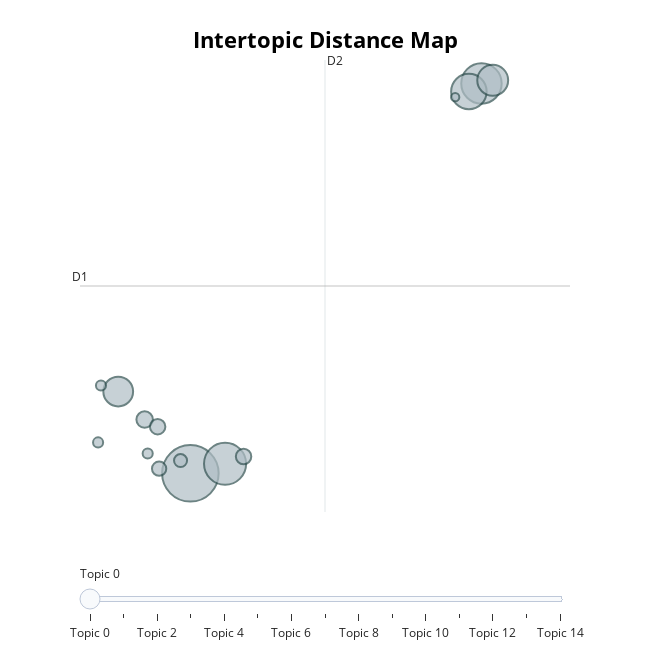

Notebook code for this chart:
### Code cell
try:
    topic_model.visualize_topics()
except Exception as e:
    print(f"An error occurred during visualization: {e}")

topic_model.visualize_topics()

### Figure 1 — Plotly figure (JSON) as saved in the notebook; plotly's stock layout.template omitted (floating-point values rounded to 4 significant figures)
{"data": [{"customdata": [[0, "ai | request | the | research | language", 94], [1, "we | ml | issues | models | gpu", 52], [2, "network | the | neural | gan | deep", 48], [3, "dataset | images | datasets | videos | music", 37], [4, "autowebp | pytorch | x200b | formatpng | rudalle", 28], [5, "week | openreviewnetforum | review | papers | reviews", 26], [6, "score | clusters | anomaly | unsupervised | silhouette", 8], [7, "phd | salary | ml | experience | years", 7], [8, "disease | heart | home | results | run", 7], [9, "song | code | source | method | second", 6], [10, "transplant | patients | causal | group | causality", 5], [11, "thread | questions | instead | post | encourage", 3], [12, "water | nonmonsoon | months | monsoon | missing", 3], [13, "wwwisomorphiclabscomblog | twittercomdemishassabisstatus1456283985554939907 | s20 | even | insider", 3], [14, "domain | adaption | svms | and | minimise", 2]], "hovertemplate": "<b>Topic %{customdata[0]}</b><br>%{customdata[1]}<br>Size: %{customdata[2]}", "legendgroup": "", "marker": {"color": "#B0BEC5", "line": {"color": "DarkSlateGrey", "width": 2}, "size": [94, 52, 48, 37, 28, 26, 8, 7, 7, 6, 5, 3, 3, 3, 2], "sizemode": "area", "sizeref": 0.05875, "symbol": "circle"}, "mode": "markers", "name": "", "orientation": "v", "showlegend": false, "type": "scatter", "x": [3.233, 3.76, 7.654, 7.463, 7.825, 2.138, 2.539, 4.041, 2.736, 2.759, 3.084, 1.876, 1.832, 2.585, 7.255], "xaxis": "x", "y": [-12.98, -12.5, 6.66, 6.253, 6.817, -8.863, -10.27, -12.14, -10.63, -12.75, -12.34, -8.556, -11.43, -11.99, 5.969], "yaxis": "y"}], "layout": {"annotations": [{"showarrow": false, "text": "D1", "x": 1.557, "y": -3.546, "yshift": 10}, {"showarrow": false, "text": "D2", "x": 5.278, "xshift": 10, "y": 7.84}], "height": 650, "hoverlabel": {"bgcolor": "white", "font": {"family": "Rockwell", "size": 16}}, "legend": {"itemsizing": "constant", "tracegroupgap": 0}, "margin": {"t": 60}, "shapes": [{"line": {"color": "#CFD8DC", "width": 2}, "type": "line", "x0": 5.278, "x1": 5.278, "y0": -14.93, "y1": 7.84}, {"line": {"color": "#9E9E9E", "width": 2}, "type": "line", "x0": 1.557, "x1": 8.999, "y0": -3.546, "y1": -3.546}], "sliders": [{"active": 0, "pad": {"t": 50}, "steps": [{"args": [{"marker.color": [["red", "#B0BEC5", "#B0BEC5", "#B0BEC5", "#B0BEC5", "#B0BEC5", "#B0BEC5", "#B0BEC5", "#B0BEC5", "#B0BEC5", "#B0BEC5", "#B0BEC5", "#B0BEC5", "#B0BEC5", "#B0BEC5"]]}], "label": "Topic 0", "method": "update"}, {"args": [{"marker.color": [["#B0BEC5", "red", "#B0BEC5", "#B0BEC5", "#B0BEC5", "#B0BEC5", "#B0BEC5", "#B0BEC5", "#B0BEC5", "#B0BEC5", "#B0BEC5", "#B0BEC5", "#B0BEC5", "#B0BEC5", "#B0BEC5"]]}], "label": "Topic 1", "method": "update"}, {"args": [{"marker.color": [["#B0BEC5", "#B0BEC5", "red", "#B0BEC5", "#B0BEC5", "#B0BEC5", "#B0BEC5", "#B0BEC5", "#B0BEC5", "#B0BEC5", "#B0BEC5", "#B0BEC5", "#B0BEC5", "#B0BEC5", "#B0BEC5"]]}], "label": "Topic 2", "method": "update"}, {"args": [{"marker.color": [["#B0BEC5", "#B0BEC5", "#B0BEC5", "red", "#B0BEC5", "#B0BEC5", "#B0BEC5", "#B0BEC5", "#B0BEC5", "#B0BEC5", "#B0BEC5", "#B0BEC5", "#B0BEC5", "#B0BEC5", "#B0BEC5"]]}], "label": "Topic 3", "method": "update"}, {"args": [{"marker.color": [["#B0BEC5", "#B0BEC5", "#B0BEC5", "#B0BEC5", "red", "#B0BEC5", "#B0BEC5", "#B0BEC5", "#B0BEC5", "#B0BEC5", "#B0BEC5", "#B0BEC5", "#B0BEC5", "#B0BEC5", "#B0BEC5"]]}], "label": "Topic 4", "method": "update"}, {"args": [{"marker.color": [["#B0BEC5", "#B0BEC5", "#B0BEC5", "#B0BEC5", "#B0BEC5", "red", "#B0BEC5", "#B0BEC5", "#B0BEC5", "#B0BEC5", "#B0BEC5", "#B0BEC5", "#B0BEC5", "#B0BEC5", "#B0BEC5"]]}], "label": "Topic 5", "method": "update"}, {"args": [{"marker.color": [["#B0BEC5", "#B0BEC5", "#B0BEC5", "#B0BEC5", "#B0BEC5", "#B0BEC5", "red", "#B0BEC5", "#B0BEC5", "#B0BEC5", "#B0BEC5", "#B0BEC5", "#B0BEC5", "#B0BEC5", "#B0BEC5"]]}], "label": "Topic 6", "method": "update"}, {"args": [{"marker.color": [["#B0BEC5", "#B0BEC5", "#B0BEC5", "#B0BEC5", "#B0BEC5", "#B0BEC5", "#B0BEC5", "red", "#B0BEC5", "#B0BEC5", "#B0BEC5", "#B0BEC5", "#B0BEC5", "#B0BEC5", "#B0BEC5"]]}], "label": "Topic 7", "method": "update"}, {"args": [{"marker.color": [["#B0BEC5", "#B0BEC5", "#B0BEC5", "#B0BEC5", "#B0BEC5", "#B0BEC5", "#B0BEC5", "#B0BEC5", "red", "#B0BEC5", "#B0BEC5", "#B0BEC5", "#B0BEC5", "#B0BEC5", "#B0BEC5"]]}], "label": "Topic 8", "method": "update"}, {"args": [{"marker.color": [["#B0BEC5", "#B0BEC5", "#B0BEC5", "#B0BEC5", "#B0BEC5", "#B0BEC5", "#B0BEC5", "#B0BEC5", "#B0BEC5", "red", "#B0BEC5", "#B0BEC5", "#B0BEC5", "#B0BEC5", "#B0BEC5"]]}], "label": "Topic 9", "method": "update"}, {"args": [{"marker.color": [["#B0BEC5", "#B0BEC5", "#B0BEC5", "#B0BEC5", "#B0BEC5", "#B0BEC5", "#B0BEC5", "#B0BEC5", "#B0BEC5", "#B0BEC5", "red", "#B0BEC5", "#B0BEC5", "#B0BEC5", "#B0BEC5"]]}], "label": "Topic 10", "method": "update"}, {"args": [{"marker.color": [["#B0BEC5", "#B0BEC5", "#B0BEC5", "#B0BEC5", "#B0BEC5", "#B0BEC5", "#B0BEC5", "#B0BEC5", "#B0BEC5", "#B0BEC5", "#B0BEC5", "red", "#B0BEC5", "#B0BEC5", "#B0BEC5"]]}], "label": "Topic 11", "method": "update"}, {"args": [{"marker.color": [["#B0BEC5", "#B0BEC5", "#B0BEC5", "#B0BEC5", "#B0BEC5", "#B0BEC5", "#B0BEC5", "#B0BEC5", "#B0BEC5", "#B0BEC5", "#B0BEC5", "#B0BEC5", "red", "#B0BEC5", "#B0BEC5"]]}], "label": "Topic 12", "method": "update"}, {"args": [{"marker.color": [["#B0BEC5", "#B0BEC5", "#B0BEC5", "#B0BEC5", "#B0BEC5", "#B0BEC5", "#B0BEC5", "#B0BEC5", "#B0BEC5", "#B0BEC5", "#B0BEC5", "#B0BEC5", "#B0BEC5", "red", "#B0BEC5"]]}], "label": "Topic 13", "method": "update"}, {"args": [{"marker.color": [["#B0BEC5", "#B0BEC5", "#B0BEC5", "#B0BEC5", "#B0BEC5", "#B0BEC5", "#B0BEC5", "#B0BEC5", "#B0BEC5", "#B0BEC5", "#B0BEC5", "#B0BEC5", "#B0BEC5", "#B0BEC5", "red"]]}], "label": "Topic 14", "method": "update"}]}], "title": {"font": {"color": "Black", "size": 22}, "text": "<b>Intertopic Distance Map</b>", "x": 0.5, "xanchor": "center", "y": 0.95, "yanchor": "top"}, "width": 650, "xaxis": {"anchor": "y", "domain": [0, 1], "range": [1.557, 8.999], "title": {"text": ""}, "visible": false}, "yaxis": {"anchor": "x", "domain": [0, 1], "range": [-14.93, 7.84], "title": {"text": ""}, "visible": false}}}
